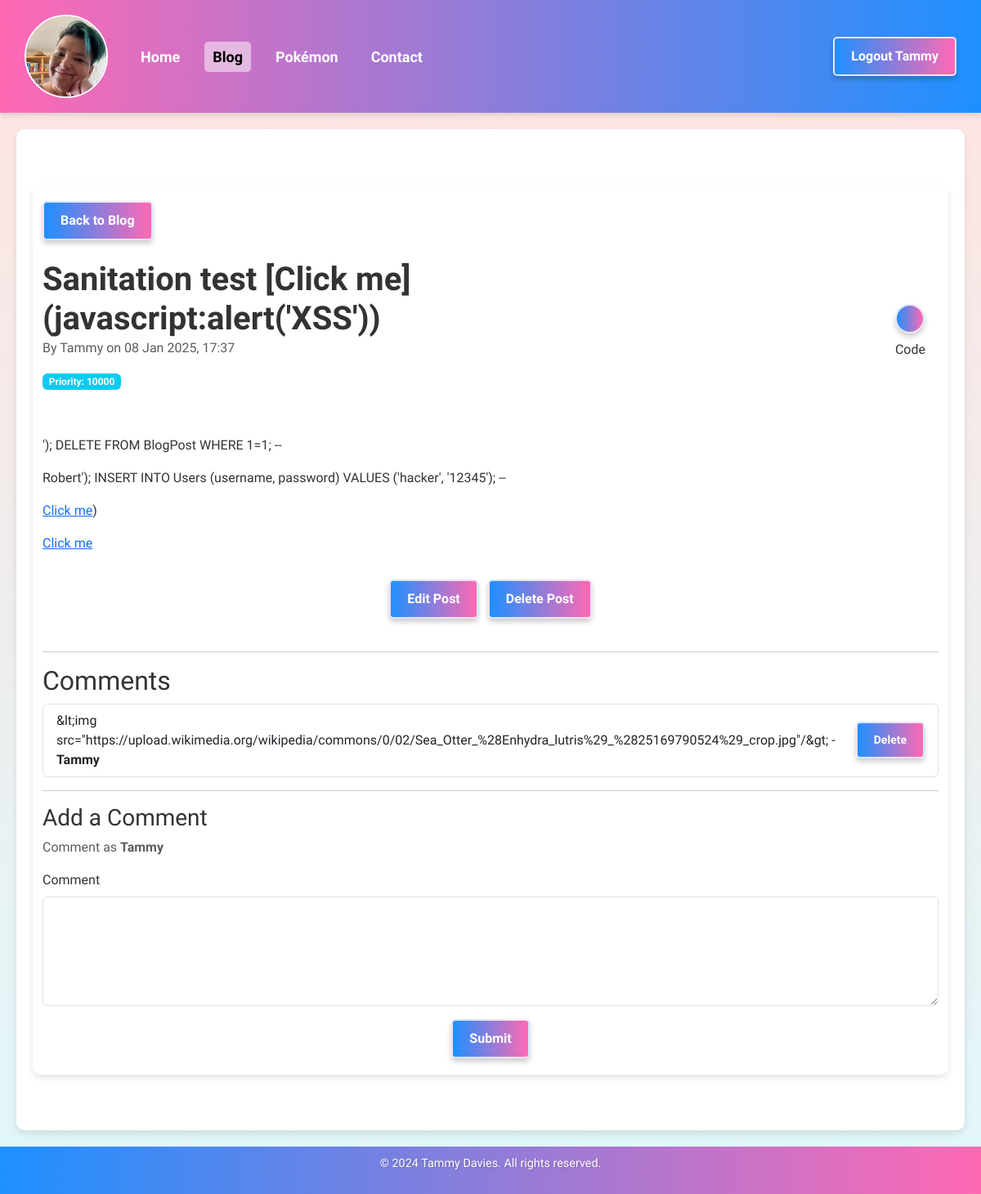
The app's page /blog/15 (signed in) with its own data.
### app/authentication/database/models/user.py (models this page shows, shortened)
class User(db.Model):
    id = db.Column(db.Integer, primary_key=True)
    username = db.Column(db.String(150), nullable=False, unique=True)
    email = db.Column(db.String(150), nullable=False, unique=True)
    password = db.Column(db.String(200), nullable=False)
    @property
    def is_authenticated(self):
        return True

### app/blog/database/models/blog_post.py (models this page shows)
class BlogPost(db.Model):
    id = db.Column(db.Integer, primary_key=True)
    title = db.Column(db.String(100), nullable=False)
    content = db.Column(db.Text, nullable=False)
    timestamp = db.Column(db.DateTime, default=datetime.utcnow)
    priority = db.Column(db.Integer, default=0)
    author = db.Column(db.String(50), nullable=False)
    summary = db.Column(db.String(255), nullable=True)
    repository_url = db.Column(db.String(255), nullable=True)
    live_demo_url = db.Column(db.String(255), nullable=True)
    comments = db.relationship(
        "Comment", backref="post", cascade="all, delete-orphan", lazy=True
    )

### app/blog/database/models/comment.py (models this page shows)
class Comment(db.Model):
    id = db.Column(db.Integer, primary_key=True)
    content = db.Column(db.Text, nullable=False)
    author = db.Column(db.String(50), nullable=False)
    timestamp = db.Column(db.DateTime, default=datetime.utcnow)
    post_id = db.Column(db.Integer, db.ForeignKey("blog_post.id"), nullable=False)

### app/blog/routes/post_detail.py (the view, shortened to what this page needs)
def post_detail(post_id):
    post = BlogPost.query.get_or_404(post_id)
    form = CommentForm()
    comments = (
        Comment.query.filter_by(post_id=post.id)
        .order_by(Comment.timestamp.desc())
        .all()
    )
    raw_content = markdown.markdown(
        post.content, extensions=["fenced_code", "codehilite"]
    )
    safe_content = bleach.clean(
        raw_content,
        tags=bleach.sanitizer.ALLOWED_TAGS,
        attributes=bleach.sanitizer.ALLOWED_ATTRIBUTES,
    )
    rendered_content = Markup(safe_content)
    return render_template(
        "blog_post_detail.html",
        post=post,
        content=rendered_content,
        form=form,
        comments=comments,
    )

### app/blog/forms/comment_form.py
class CommentForm(FlaskForm):
    content = TextAreaField("Comment", validators=[DataRequired()])
    submit = SubmitField("Submit")

### app/authentication/database/is_admin.py (called while the page is built)
def is_admin():
    return current_user.is_authenticated and current_user.email == "tammy@tsdavies.com"

### app/blog/templates/blog_post_detail.html (shortened to what this page needs)
{% extends "page_template.html" %} {% block content %}
    <main class="container my-5">
        <div class="mb-4">
            <a
                    href="{{ url_for('blog.blog') }}"
                    class="btn btn-outline-secondary"
                    aria-label="Back to Blog"
                    title="Back to Blog"
            >
                 Back to Blog
            </a>
        </div>
        <div class="row align-items-center mb-4">
            <div class="col-12 col-md-8 text-center text-md-start">
                <h1 class="mb-0">{{ post.title }}</h1>
                <p class="text-muted">
                    By {{ post.author or 'Anonymous' }} on {{ post.timestamp|format_datetime }}
                </p>
                {% if post.priority %}
                    <p class="badge bg-info">Priority: {{ post.priority }}</p>
                {% endif %}
            </div>
            <div class="col-12 col-md-4 text-center text-md-end mt-3 mt-md-0">
                {% if post.repository_url %}
                    <div class="d-inline-block text-center me-3">
                        <a
                                href="{{ post.repository_url }}"
                                target="_blank"
                                rel="noopener noreferrer"
                                aria-label="View Repository"
                                title="View the repository on GitHub"
                                class="btn btn-primary rounded-circle p-3"
                        >
                        </a>
                        <div class="icon-label mt-2">Code</div>
                    </div>
                {% endif %}
            </div>
        </div>
        <p class="lead">{{ post.content|markdown|safe }}</p>
        {% if is_admin() %}
            <div class="text-center mb-4">
                <a
                        href="{{ url_for('blog.edit_post', post_id=post.id) }}"
                        class="btn btn-warning me-2"
                >
                     Edit Post
                </a>
                <a
                        href="{{ url_for('blog.delete_post', post_id=post.id) }}"
                        class="btn btn-danger"
                        onclick="return confirm('Are you sure you want to delete this post?');"
                >
                     Delete Post
                </a>
            </div>
        {% endif %}
        <hr/>
        <div class="comments-section">
            <h2 class="section-heading">Comments</h2>
            {% if post.comments and post.comments|length > 0 %}
                <ul class="list-group">
                    {% for comment in post.comments %}
                        <li class="list-group-item d-flex justify-content-between align-items-center">
                <span>
                    {{ comment.content }} - <strong>{{ comment.author or 'Anonymous' }}</strong>
                </span>
                            {% if current_user.is_authenticated %}
                                <a
                                        href="{{ url_for('blog.delete_comment', comment_id=comment.id) }}"
                                        class="btn btn-sm btn-outline-danger"
                                        onclick="return confirm('Are you sure you want to delete this comment?');"
                                >
                                     Delete
                                </a>
                            {% endif %}
                        </li>
                    {% endfor %}
                </ul>
            {% else %}
                <p class="text-muted">No comments yet. Be the first to comment!</p>
            {% endif %}
        </div>
        <hr/>
        {% if current_user.is_authenticated %}
            <div class="add-comment">
                <h3 class="section-heading">Add a Comment</h3>
                <p class="text-muted">
                    Comment as <strong>{{ current_user.username }}</strong>
                </p>
                <form
                        class="needs-validation"
                        novalidate
                        method="POST"
                        action="{{ url_for('blog.post_detail', post_id=post.id) }}"
                >
                    <div class="mb-3">
                        {{ form.content.label(class="form-label") }}
                        {{ form.content(class="form-control", rows=5) }}
                    </div>
                    <div class="text-center">{{ form.submit(class="btn btn-primary") }}</div>
                </form>
            </div>
        {% else %}
            <p class="text-muted">
                Please <a href="{{ url_for('authentication.login') }}">Login to comment</a>.
            </p>
        {% endif %}
    </main>
{% endblock %}

### app/templates/page_template.html (shortened to what this page needs)
<!doctype html>
<html lang="en">
<head>
    <link
            href="https://cdn.jsdelivr.net/npm/bootstrap@5.3.0-alpha3/dist/css/bootstrap.min.css"
            rel="stylesheet"
    />
    <link
            rel="stylesheet"
            href="{{ url_for('static', filename='css/style.css') }}"
    />
    <link
            rel="stylesheet"
            href="{{ url_for('static', filename='css/buttons.css') }}"
    />
    <link
            rel="stylesheet"
            href="{{ url_for('static', filename='css/navbar.css') }}"
    />
    <link
            rel="stylesheet"
            href="{{ url_for('static', filename='css/flash_style.css') }}"
    />
    <link
            rel="stylesheet"
            href="{{ url_for('static', filename='css/card_styles.css') }}"
    />
    <link
            rel="stylesheet"
            href="{{ url_for('static', filename='css/flash_style.css') }}"
    />
</head>
<body>
<header>
    <nav class="navbar">
        <ul class="navbar-nav left">
            <li class="nav-item avatar">
                <a href="/">
                    <img
                            src="{{ url_for('static', filename='images/avatar.webp') }}"
                            alt="User Avatar"
                    />
                </a>
            </li>
            <li class="nav-item">
                <a
                        class="nav-link {% if request.path == '/' %}active{% endif %}"
                        href="/"
                        aria-label="Navigate to Home"
                >Home</a
                >
            </li>
            <li class="nav-item">
                <a
                        class="nav-link {% if request.path.startswith('/blog') %}active{% endif %}"
                        href="/blog"
                        aria-label="Navigate to Blog"
                >Blog</a
                >
            </li>
            <li class="nav-item">
                <a
                        class="nav-link {% if request.path.startswith('/pokemon') %}active{% endif %}"
                        href="/pokemon"
                        aria-label="Navigate to Pokémon"
                >Pokémon</a
                >
            </li>
            <li class="nav-item">
                <a
                        class="nav-link {% if request.path.startswith('/contact') %}active{% endif %}"
                        href="/contact"
                        aria-label="Navigate to Contact"
                >Contact</a
                >
            </li>
        </ul>
        <ul class="navbar-nav right">
            {% if current_user.is_authenticated %}
                <li class="nav-item">
                    <a class="btn btn-primary" href="{{ url_for('authentication.logout') }}"
                    >Logout {{ current_user.username }}</a
                    >
                </li>
            {% endif %}
        </ul>
    </nav>
</header>
<main>
     {% block content %} {% endblock %}
</main>
<footer>
    <p>&copy; 2024 Tammy Davies. All rights reserved.</p>
</footer>
</body>
</html>

### app/static/css/style.css (style rules this page uses)
body { margin: 0; padding: 0; font-family: "Prompt", "Roboto", Arial, sans-serif; background: linear-gradient(to bottom, #ffe4e1, #e0f7fa); color: #333; display: flex; flex-direction: column; min-height: 100vh; }
main { flex: 1; display: flex; flex-direction: column; justify-content: center; padding: 20px; background: white; border-radius: 10px; box-shadow: 0 4px 8px rgba(0, 0, 0, 0.1); max-width: 1200px; margin: 20px auto; width: calc(100% - 40px); }
header { background: linear-gradient(90deg, #ff69b4, #1e90ff); color: white; padding: 10px 20px; box-shadow: 0 4px 6px rgba(0, 0, 0, 0.1); }
footer { background: linear-gradient(90deg, #1e90ff, #ff69b4); color: white; text-align: center; padding: 10px 0; font-size: 0.9rem; text-shadow: 1px 1px 2px rgba(0, 0, 0, 0.2); }
h1 { font-family: 'Prompt', sans-serif; font-size: 2.5rem; font-weight: bold; color: #333; margin-bottom: 1rem; }

### app/static/css/buttons.css (style rules this page uses)
.btn { background: linear-gradient(90deg, #1e90ff, #ff69b4); color: white; border: 2px solid #ffffffcc; padding: 10px 20px; border-radius: 5px; font-weight: bold; cursor: pointer; transition: background 0.3s, box-shadow 0.3s, transform 0.2s; box-shadow: 0 4px 6px rgba(0, 0, 0, 0.2); }
.btn-outline-secondary { background: linear-gradient(90deg,#1e90ff, #ff69b4 ); color: white; border: 2px solid #ffffffcc; padding: 10px 20px; border-radius: 5px; font-weight: bold; cursor: pointer; transition: background 0.3s, color 0.3s, box-shadow 0.3s, transform 0.2s; box-shadow: 0 4px 6px rgba(0, 0, 0, 0.2); }

### app/static/css/navbar.css (style rules this page uses)
.navbar { display: flex; justify-content: space-between; align-items: center; width: 100%; flex-direction: row; flex-wrap: wrap; gap: 10px; }
.navbar-nav { display: flex; list-style: none; padding: 0; margin: 0; flex-direction: row; align-items: center; }
.nav-item { margin: 0 10px; font-size: 18px; }
.nav-link { color: white; text-decoration: none; font-weight: bold; padding: 5px 10px; border-radius: 5px; transition: background-color 0.3s, color 0.3s; }
.nav-link:hover, .nav-link.active { background-color: #ffffff80; color: #333; }
.avatar img { width: 102px; height: 102px; border-radius: 50%; border: 2px solid white; object-fit: cover; transition: transform 0.3s ease, box-shadow 0.3s ease; margin-right: 10px; }

### records on screen
User: username "Tammy"
BlogPost: title "Sanitation test [Click me](javascript:alert('XSS'))", author "Tammy", timestamp "08 Jan 2025, 17:37", priority "10000", content "'); DELETE FROM BlogPost WHERE 1=1; -- Robert'); INSERT INTO Users (username, password) VALUES ('hacker', '12345'); -- Click me ) Click me"
Comment: content "&lt;img src=\"https://upload.wikimedia.org/wikipedia/commons/0/02/Sea_Otter_%28Enhydra_lutris%29_%2825169790524%29_crop.jpg\"/&gt;", author "Tammy"
